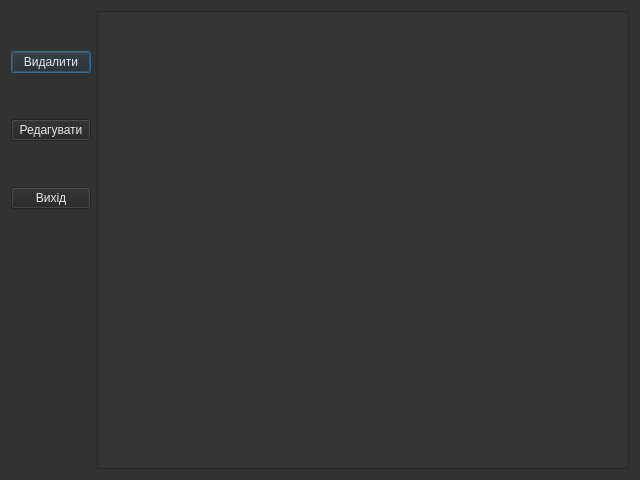
<?xml version="1.0" encoding="UTF-8"?>
<ui version="4.0">
 <class>cardBrows</class>
 <widget class="QDialog" name="cardBrows">
  <property name="geometry">
   <rect>
    <x>0</x>
    <y>0</y>
    <width>640</width>
    <height>480</height>
   </rect>
  </property>
  <property name="palette">
   <palette>
    <active>
     <colorrole role="Button">
      <brush brushstyle="SolidPattern">
       <color alpha="255">
        <red>36</red>
        <green>36</green>
        <blue>36</blue>
       </color>
      </brush>
     </colorrole>
     <colorrole role="Text">
      <brush brushstyle="SolidPattern">
       <color alpha="255">
        <red>227</red>
        <green>227</green>
        <blue>227</blue>
       </color>
      </brush>
     </colorrole>
     <colorrole role="ButtonText">
      <brush brushstyle="SolidPattern">
       <color alpha="255">
        <red>230</red>
        <green>230</green>
        <blue>230</blue>
       </color>
      </brush>
     </colorrole>
     <colorrole role="Base">
      <brush brushstyle="SolidPattern">
       <color alpha="255">
        <red>51</red>
        <green>51</green>
        <blue>51</blue>
       </color>
      </brush>
     </colorrole>
     <colorrole role="Window">
      <brush brushstyle="SolidPattern">
       <color alpha="255">
        <red>50</red>
        <green>50</green>
        <blue>50</blue>
       </color>
      </brush>
     </colorrole>
    </active>
    <inactive>
     <colorrole role="Button">
      <brush brushstyle="SolidPattern">
       <color alpha="255">
        <red>36</red>
        <green>36</green>
        <blue>36</blue>
       </color>
      </brush>
     </colorrole>
     <colorrole role="Text">
      <brush brushstyle="SolidPattern">
       <color alpha="255">
        <red>227</red>
        <green>227</green>
        <blue>227</blue>
       </color>
      </brush>
     </colorrole>
     <colorrole role="ButtonText">
      <brush brushstyle="SolidPattern">
       <color alpha="255">
        <red>230</red>
        <green>230</green>
        <blue>230</blue>
       </color>
      </brush>
     </colorrole>
     <colorrole role="Base">
      <brush brushstyle="SolidPattern">
       <color alpha="255">
        <red>51</red>
        <green>51</green>
        <blue>51</blue>
       </color>
      </brush>
     </colorrole>
     <colorrole role="Window">
      <brush brushstyle="SolidPattern">
       <color alpha="255">
        <red>50</red>
        <green>50</green>
        <blue>50</blue>
       </color>
      </brush>
     </colorrole>
    </inactive>
    <disabled>
     <colorrole role="Button">
      <brush brushstyle="SolidPattern">
       <color alpha="255">
        <red>36</red>
        <green>36</green>
        <blue>36</blue>
       </color>
      </brush>
     </colorrole>
     <colorrole role="Text">
      <brush brushstyle="SolidPattern">
       <color alpha="127">
        <red>255</red>
        <green>255</green>
        <blue>255</blue>
       </color>
      </brush>
     </colorrole>
     <colorrole role="ButtonText">
      <brush brushstyle="SolidPattern">
       <color alpha="255">
        <red>231</red>
        <green>231</green>
        <blue>231</blue>
       </color>
      </brush>
     </colorrole>
     <colorrole role="Base">
      <brush brushstyle="SolidPattern">
       <color alpha="255">
        <red>50</red>
        <green>50</green>
        <blue>50</blue>
       </color>
      </brush>
     </colorrole>
     <colorrole role="Window">
      <brush brushstyle="SolidPattern">
       <color alpha="255">
        <red>50</red>
        <green>50</green>
        <blue>50</blue>
       </color>
      </brush>
     </colorrole>
    </disabled>
   </palette>
  </property>
  <property name="windowTitle">
   <string>Cards Browser</string>
  </property>
  <property name="windowIcon">
   <iconset resource="../Sourse/sourse.qrc">
    <normaloff>:/new/img/icon</normaloff>:/new/img/icon</iconset>
  </property>
  <layout class="QVBoxLayout" name="verticalLayout_2">
   <item>
    <layout class="QHBoxLayout" name="horizontalLayout">
     <item>
      <layout class="QVBoxLayout" name="verticalLayout">
       <item>
        <spacer name="verticalSpacer_3">
         <property name="orientation">
          <enum>Qt::Vertical</enum>
         </property>
         <property name="sizeType">
          <enum>QSizePolicy::Preferred</enum>
         </property>
         <property name="sizeHint" stdset="0">
          <size>
           <width>20</width>
           <height>40</height>
          </size>
         </property>
        </spacer>
       </item>
       <item>
        <widget class="QPushButton" name="pushButton">
         <property name="focusPolicy">
          <enum>Qt::TabFocus</enum>
         </property>
         <property name="text">
          <string>Видалити</string>
         </property>
        </widget>
       </item>
       <item>
        <spacer name="verticalSpacer_2">
         <property name="orientation">
          <enum>Qt::Vertical</enum>
         </property>
         <property name="sizeType">
          <enum>QSizePolicy::Preferred</enum>
         </property>
         <property name="sizeHint" stdset="0">
          <size>
           <width>20</width>
           <height>40</height>
          </size>
         </property>
        </spacer>
       </item>
       <item>
        <widget class="QPushButton" name="pushButton_2">
         <property name="focusPolicy">
          <enum>Qt::TabFocus</enum>
         </property>
         <property name="text">
          <string>Редагувати</string>
         </property>
        </widget>
       </item>
       <item>
        <spacer name="verticalSpacer_4">
         <property name="orientation">
          <enum>Qt::Vertical</enum>
         </property>
         <property name="sizeType">
          <enum>QSizePolicy::Preferred</enum>
         </property>
         <property name="sizeHint" stdset="0">
          <size>
           <width>20</width>
           <height>40</height>
          </size>
         </property>
        </spacer>
       </item>
       <item>
        <widget class="QPushButton" name="pushButton_3">
         <property name="text">
          <string>Вихід</string>
         </property>
        </widget>
       </item>
       <item>
        <spacer name="verticalSpacer">
         <property name="orientation">
          <enum>Qt::Vertical</enum>
         </property>
         <property name="sizeHint" stdset="0">
          <size>
           <width>20</width>
           <height>40</height>
          </size>
         </property>
        </spacer>
       </item>
      </layout>
     </item>
     <item>
      <widget class="QTableWidget" name="tableWidget">
       <property name="palette">
        <palette>
         <active>
          <colorrole role="Text">
           <brush brushstyle="SolidPattern">
            <color alpha="255">
             <red>230</red>
             <green>230</green>
             <blue>230</blue>
            </color>
           </brush>
          </colorrole>
         </active>
         <inactive>
          <colorrole role="Text">
           <brush brushstyle="SolidPattern">
            <color alpha="255">
             <red>230</red>
             <green>230</green>
             <blue>230</blue>
            </color>
           </brush>
          </colorrole>
         </inactive>
         <disabled>
          <colorrole role="Text">
           <brush brushstyle="SolidPattern">
            <color alpha="127">
             <red>255</red>
             <green>255</green>
             <blue>255</blue>
            </color>
           </brush>
          </colorrole>
         </disabled>
        </palette>
       </property>
       <property name="horizontalScrollBarPolicy">
        <enum>Qt::ScrollBarAlwaysOff</enum>
       </property>
       <property name="sizeAdjustPolicy">
        <enum>QAbstractScrollArea::AdjustToContents</enum>
       </property>
       <property name="editTriggers">
        <set>QAbstractItemView::NoEditTriggers</set>
       </property>
       <property name="selectionBehavior">
        <enum>QAbstractItemView::SelectRows</enum>
       </property>
       <attribute name="horizontalHeaderVisible">
        <bool>false</bool>
       </attribute>
       <attribute name="horizontalHeaderCascadingSectionResizes">
        <bool>false</bool>
       </attribute>
       <attribute name="horizontalHeaderDefaultSectionSize">
        <number>162</number>
       </attribute>
       <attribute name="horizontalHeaderMinimumSectionSize">
        <number>200</number>
       </attribute>
       <attribute name="horizontalHeaderShowSortIndicator" stdset="0">
        <bool>true</bool>
       </attribute>
       <attribute name="horizontalHeaderStretchLastSection">
        <bool>true</bool>
       </attribute>
       <attribute name="verticalHeaderVisible">
        <bool>false</bool>
       </attribute>
       <attribute name="verticalHeaderShowSortIndicator" stdset="0">
        <bool>true</bool>
       </attribute>
       <column>
        <property name="text">
         <string>Word</string>
        </property>
        <property name="textAlignment">
         <set>AlignCenter</set>
        </property>
       </column>
       <column>
        <property name="text">
         <string>Translation</string>
        </property>
        <property name="textAlignment">
         <set>AlignCenter</set>
        </property>
       </column>
       <column>
        <property name="text">
         <string>State</string>
        </property>
        <property name="textAlignment">
         <set>AlignCenter</set>
        </property>
       </column>
      </widget>
     </item>
    </layout>
   </item>
  </layout>
 </widget>
 <resources>
  <include location="../Sourse/sourse.qrc"/>
 </resources>
 <connections/>
</ui>
